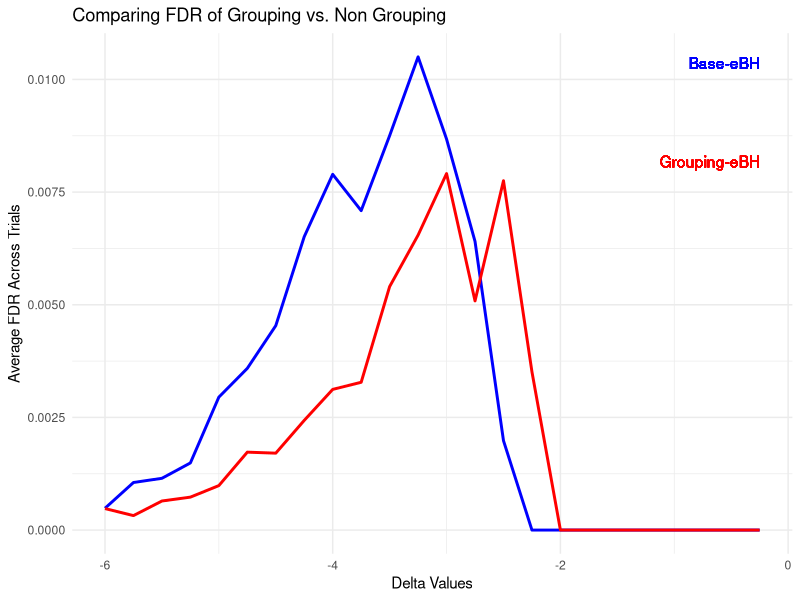

Source code (R): (Note: a time limit stopped this script after it produced the figure.)
## ---- chunk 1
knitr::opts_chunk$set(echo = TRUE)
library(ggplot2)
library(tidyr)
## ---- chunk 2
#Function that generates e_values
gen_e_val <- function(null_prop=0.2, total_samples=1000, alpha=0.1, delta=-4) {
  
  num <- total_samples
  
  number_null <- null_prop * num
  null_indices <- 1:number_null
  
  number_signal <- (1-null_prop) * num
  
  signal_indices <- number_null+1:num

  signals <- rnorm(number_signal, delta, 1)
  nulls <- rnorm(number_null, 0, 1)

  observations <- c(nulls, signals) 
  e_values <- exp(observations * delta - delta^2 / 2)
  
  return(e_values)
    
}

## ---- chunk 3
# Function for generating certain number of null E-vals allowing for changes in delta
generate_null_eval1 <- function(num, d) {
  vect <- gen_e_val(delta = d)
  null_vect <- vect[1:200]
  random_null_entries <- sample(null_vect, num)
  return(random_null_entries)
}

# Function for generating certain numbers of signal E-vals allowing for changes in delta
generate_signal_eval1 <- function(num, d) {
  vect <- gen_e_val(delta = d)
  sig_vect <- vect[201:1000]
  random_sig_entries <- sample(sig_vect, num)
  return(random_sig_entries)
}
## ---- chunk 4
# Define Constants
n <- 1000
trials <- 100
group_num <- 20
group_size <- 50
alpha <- 0.1
## ---- chunk 5
# Comparison of Base e-BH vs. Grouping e-BH
# Graphing FDR and Power for Various Deltas for both methods

delta_trials <- seq(-6, -0.25, by = 0.25)
avg_fdr_nongroup <- c()
avg_power_nongroup <- c()
avg_fdr_group <- c()
avg_power_group <- c()

# Method 1 - Non Grouping

for (del in delta_trials) {
  
  # Shells for Trials
  FDR_vect <- c()
  power_vect <- c()
  
  #Running Trials
  for (k in 1:trials) {
    # Create sample
    
    list_evals <- list()
    
    for (i in 1:group_num) {
      if (i <= 15) {
        nulls <- generate_null_eval1(50, del)
        list_evals <- append(list_evals, list(nulls))
      } else {
        full_group <- numeric(group_size)
        for (i in 1:group_size) {
          if (i %% 2 == 0) {
            # Even indices: null e vals
            full_group[i] <- generate_null_eval1(1, del)
          } else {
            # Odd indices: signal e vals
            full_group[i] <- generate_signal_eval1(1, del)
          }
        }
        list_evals <- append(list_evals, list(full_group))
      }
    }
    
    vect_evals <- unlist(list_evals)
    
    # Running BH on the entire set of 1000 e-values, ignoring the groups
    converted_evals <- 1/vect_evals
    adjusted_converted_evals <- p.adjust(converted_evals, method = "BH")
    signal_indices <- which(adjusted_converted_evals < alpha)
    
    # Calculating FDR
    total_discoveries <- length(signal_indices)
    true_discoveries <- sum(signal_indices > 750 & signal_indices < 1000 & signal_indices %% 2 == 1)
    fdr_ratio <- true_discoveries/total_discoveries
    if (is.nan(fdr_ratio)) {
      fdr_ratio <- 1
    }
    FDR <- 1 - fdr_ratio
    FDR_vect <- c(FDR_vect, FDR)
    
    # Calculating Power
    total_signals <- 125
    power_ratio <- (total_signals - true_discoveries) / total_signals
    if (is.nan(power_ratio)) {
      power_ratio <- 1
    }
    power <- 1 - power_ratio
    power_vect <- c(power_vect, power)
    
  }

  avg_fdr_nongroup <- c(avg_fdr_nongroup, mean(FDR_vect))
  avg_power_nongroup <- c(avg_power_nongroup, mean(power_vect))
  
}

## ---- chunk 6
# Method 2 - Grouping

for (del in delta_trials) {

  # Shells for Trials
  FDR_vect_new <- c()
  power_vect_new <- c()
  
  for (k in 1:trials) {
    # Create sample
    
    list_evals <- list()
    
    for (i in 1:group_num) {
      if (i <= 15) {
        nulls <- generate_null_eval1(50, del)
        list_evals <- append(list_evals, list(nulls))
      } else {
        full_group <- numeric(group_size)
        for (i in 1:group_size) {
          if (i %% 2 == 0) {
            # Even indices: null evals
            full_group[i] <- generate_null_eval1(1, del)
          } else {
            # Odd indices: signal evals
            full_group[i] <- generate_signal_eval1(1, del)
          }
        }
        full_group[full_group < 1] <- 1
        list_evals <- append(list_evals, list(full_group))
      }
    }
    
    vect_evals <- unlist(list_evals)
    
    # Figuring out which groups to keep
    kept_groups <- c()
    
    for (i in 1:group_num) {
      e_tildas <- c()
      current_evals <- unlist(list_evals[i])
      for (e in current_evals) {
        if (e < 1) {
          prob_e <- 1
        } else {
          prob_e <- 1/e
        }
        e_t <- rbinom(1, size = 1, prob = prob_e)
        e_tildas <- c(e_tildas, e_t)
      }
      count_zeroes <- sum(e_tildas == 0)
      if (count_zeroes >= 20) {
        kept_groups <- c(kept_groups, TRUE)
      } else {
        kept_groups <- c(kept_groups, FALSE)
      }
    }
    
    kept_groups_indices <- which(kept_groups)
    
    # Running e_BH on remaining data
    kept_evals <- list_evals[kept_groups_indices]
    new_n <- length(kept_groups_indices) * group_size
    n_null_groups <- sum(kept_groups_indices < 16) * group_size
    
    kept_evals_vect <- unlist(kept_evals)
    kept_converted_evals_vect <- 1/kept_evals_vect
    kept_adjusted_converted_evals <- p.adjust(kept_converted_evals_vect, method = "BH")
    kept_signal_indices <- which(kept_adjusted_converted_evals < alpha)
    
    # Calculating FDR and Power
    kept_total_discoveries <- length(kept_signal_indices)
    kept_true_discoveries <- sum(kept_signal_indices > n_null_groups & 
                                   kept_signal_indices < new_n & kept_signal_indices %% 2 == 1)
    ratio_fdr <- kept_true_discoveries/kept_total_discoveries
    if (is.nan(ratio_fdr)) {
      ratio_fdr <- 1
    }
    kept_FDR <- 1 - ratio_fdr
    FDR_vect_new <- c(FDR_vect_new, kept_FDR)
    
    # Calculating Power
    kept_total_signals <- (new_n - n_null_groups) / 2
    ratio_power <- (kept_total_signals - kept_true_discoveries) /kept_total_signals
    if (is.nan(ratio_power)) {
      ratio_power <- 1
    }
    kept_power <- 1 - ratio_power
    power_vect_new <- c(power_vect_new, kept_power)
    
  }
  
  avg_fdr_group <- c(avg_fdr_group, mean(FDR_vect_new))
  avg_power_group <- c(avg_power_group, mean(power_vect_new))

}

## ---- chunk 7
# Graphing FDR for Grouping vs. Non Grouping E BH
data <- data.frame(delta_trials, avg_fdr_nongroup, avg_fdr_group)
ggplot(data, aes(x = delta_trials)) +
  geom_line(aes(y = avg_fdr_nongroup), color = "blue", linetype = "solid", size = 1) +
  geom_line(aes(y = avg_fdr_group), color = "red", linetype = "solid", size = 1) +
  
  geom_text(aes(x = max(delta_trials), y = max(avg_fdr_nongroup), label = "Base-eBH"), 
            hjust = 1, vjust = 1, color = "blue") +
  geom_text(aes(x = max(delta_trials), y = max(avg_fdr_group), label = "Grouping-eBH"), 
            hjust = 1, vjust = -0.5, color = "red") +
  
  labs(title = "Comparing FDR of Grouping vs. Non Grouping",
       x = "Delta Values",
       y = "Average FDR Across Trials") +
  
  theme_minimal()
## ---- chunk 8
# Graphing Power for Grouping vs. Non Grouping E BH
data <- data.frame(delta_trials, avg_power_nongroup, avg_power_group)
ggplot(data, aes(x = delta_trials)) +
  geom_line(aes(y = avg_power_nongroup), color = "blue", linetype = "solid", size = 1) +
  geom_line(aes(y = avg_power_group), color = "red", linetype = "solid", size = 1) +
  
  geom_text(aes(x = max(delta_trials), y = max(avg_power_nongroup), label = "Base-eBH"), 
            hjust = 1, vjust = 1, color = "blue") +
  geom_text(aes(x = max(delta_trials), y = max(avg_power_group), label = "Grouping-eBH"), 
            hjust = 1, vjust = -0.5, color = "red") +
  
  labs(title = "Comparing Power of Grouping vs. Non Grouping",
       x = "Delta Values",
       y = "Average Power Across Trials") +
  
  theme_minimal()
## ---- chunk 9
# Method 3 - Non Grouping with Storey-e-BH
e_bh_storey <- function(TE,alpha){
  p_vals_adjusted <- p.adjust(1 / TE, method = "BH")
  rejected_indices <- which(p_vals_adjusted <= alpha)
  return(rejected_indices)
}
## ---- chunk 10
gam <- 0
alpha_storey <- 0.1
avg_fdr_storey <- c()
avg_fdr_twostp_storey <- c()
avg_power_storey <- c()
avg_power_twostp_storey <- c()

for (del in delta_trials) {
  
  # Shells for Trials
  FDR_storey_vect <- c()
  FDR_twostp_storey_vect <- c()
  power_storey_vect <- c()
  power_twostp_storey_vect <- c()
  
  #Running Trials
  for (k in 1:trials*10) {
    # Create sample
    
    list_evals <- list()
    
    for (i in 1:group_num) {
      if (i <= 15) {
        nulls <- generate_null_eval1(50, del)
        list_evals <- append(list_evals, list(nulls))
      } else {
        full_group <- numeric(group_size)
        for (i in 1:group_size) {
          if (i %% 2 == 0) {
            # Even indices: null e vals
            full_group[i] <- generate_null_eval1(1, del)
          } else {
            # Odd indices: signal e vals
            full_group[i] <- generate_signal_eval1(1, del)
          }
        }
        list_evals <- append(list_evals, list(full_group))
      }
    }
    
    vect_evals <- unlist(list_evals)
    
    # Running Storey-E-BH on the entire set of 1000 e-values, ignoring the groups
    sorted_e_values <- sort(vect_evals)
    khat <- 0
    for (k2 in (1:length(sorted_e_values))) {
      first <- sorted_e_values[1:k2]
      if (mean(first) <= 1 + gam) {
        khat <- k2
      } else {
        break
      }
    }
    pi_0_hat <- (1 + khat) / length(sorted_e_values)
    beta <- alpha_storey / 10
    N_e_vals <- length(sorted_e_values)
    khat2 <- length(sorted_e_values[1/sorted_e_values > beta / N_e_vals])
    pi_0_hat2 <- (khat2) / length(sorted_e_values)
    
    storey_indices <- e_bh_storey(vect_evals, alpha_storey/ pi_0_hat)
    
    two_step_storey_indices <- e_bh_storey(vect_evals,(alpha_storey - beta) / pi_0_hat2)
    
    # Calculating FDR for Storey
    total_discoveries <- length(storey_indices)
    true_discoveries <- sum(storey_indices > 750 & storey_indices < 1000 & storey_indices %% 2 == 1)
    fdr_ratio <- true_discoveries/total_discoveries
    if (is.nan(fdr_ratio)) {
      fdr_ratio <- 1
    }
    FDR_storey <- 1 - fdr_ratio
    FDR_storey_vect <- c(FDR_storey_vect, FDR_storey)
    
    # Calculating Power for Storey
    total_signals <- 125
    power_ratio <- (total_signals - true_discoveries) / total_signals
    if (is.nan(power_ratio)) {
      power_ratio <- 1
    }
    power_storey <- 1 - power_ratio
    power_storey_vect <- c(power_storey_vect, power_storey)
    
    # Calculating FDR for Two Step Storey
    total_discoveries <- length(two_step_storey_indices)
    true_discoveries <- sum(two_step_storey_indices > 750 & two_step_storey_indices < 1000 & two_step_storey_indices %% 2 == 1)
    fdr_ratio <- true_discoveries/total_discoveries
    if (is.nan(fdr_ratio)) {
      fdr_ratio <- 1
    }
    FDR_twostp_storey <- 1 - fdr_ratio
    FDR_twostp_storey_vect <- c(FDR_twostp_storey_vect, FDR_twostp_storey)
    
    # Calculating Power for Two Step Storey
    total_signals <- 125
    power_ratio <- (total_signals - true_discoveries) / total_signals
    if (is.nan(power_ratio)) {
      power_ratio <- 1
    }
    power_twostp_storey <- 1 - power_ratio
    power_twostp_storey_vect <- c(power_twostp_storey_vect, power_twostp_storey)
    
  }
  
  avg_fdr_storey <- c(avg_fdr_storey, mean(FDR_storey_vect))
  avg_fdr_twostp_storey <- c(avg_fdr_twostp_storey, mean(FDR_twostp_storey_vect))
  avg_power_storey <- c(avg_power_storey, mean(power_storey_vect))
  avg_power_twostp_storey <- c(avg_power_twostp_storey, mean(power_twostp_storey_vect))
  
}
## ---- chunk 11
gam <- 0
alpha_storey <- 0.1
avg_fdr_storey <- c()
avg_fdr_twostp_storey <- c()
avg_power_storey <- c()
avg_power_twostp_storey <- c()

for (del in delta_trials) {
  
  # Shells for Trials
  FDR_storey_vect <- c()
  FDR_twostp_storey_vect <- c()
  power_storey_vect <- c()
  power_twostp_storey_vect <- c()
  
  #Running Trials
  for (k in 1:trials*10) {
    # Create sample
    
    list_evals <- list()
    
    for (i in 1:group_num) {
      if (i <= -1) {
        nulls <- generate_null_eval1(50, del)
        list_evals <- append(list_evals, list(nulls))
      } else {
        full_group <- numeric(group_size)
        for (i in 1:group_size) {
          if (i %% 2 == 0) {
            # Even indices: null e vals
            full_group[i] <- generate_null_eval1(1, del)
          } else {
            # Odd indices: signal e vals
            full_group[i] <- generate_signal_eval1(1, del)
          }
        }
        list_evals <- append(list_evals, list(full_group))
      }
    }
    
    vect_evals <- unlist(list_evals)
    
    # Running Storey-E-BH on the entire set of 1000 e-values, ignoring the groups
    sorted_e_values <- sort(vect_evals)
    khat <- 0
    for (k2 in (1:length(sorted_e_values))) {
      first <- sorted_e_values[1:k2]
      if (mean(first) <= 1 + gam) {
        khat <- k2
      } else {
        break
      }
    }
    pi_0_hat <- (1 + khat) / length(sorted_e_values)
    beta <- alpha_storey / 100
    N_e_vals <- length(sorted_e_values)
    khat2 <- length(sorted_e_values[1/sorted_e_values > beta / N_e_vals])
    pi_0_hat2 <- (khat2) / length(sorted_e_values)
    
    storey_indices <- e_bh_storey(vect_evals, alpha_storey/ pi_0_hat)
    
    two_step_storey_indices <- e_bh_storey(vect_evals,(alpha_storey - beta) / pi_0_hat2)
    
    # Calculating FDR for Storey
    total_discoveries <- length(storey_indices)
    true_discoveries <- sum(storey_indices > 0 & storey_indices < 1000 & storey_indices %% 2 == 1)
    fdr_ratio <- true_discoveries/total_discoveries
    if (is.nan(fdr_ratio)) {
      fdr_ratio <- 1
    }
    FDR_storey <- 1 - fdr_ratio
    FDR_storey_vect <- c(FDR_storey_vect, FDR_storey)
    
    # Calculating Power for Storey
    total_signals <- 500
    power_ratio <- (total_signals - true_discoveries) / total_signals
    if (is.nan(power_ratio)) {
      power_ratio <- 1
    }
    power_storey <- 1 - power_ratio
    power_storey_vect <- c(power_storey_vect, power_storey)
    
    # Calculating FDR for Two Step Storey
    total_discoveries <- length(two_step_storey_indices)
    true_discoveries <- sum(two_step_storey_indices > 0 & two_step_storey_indices < 1000 & two_step_storey_indices %% 2 == 1)
    fdr_ratio <- true_discoveries/total_discoveries
    if (is.nan(fdr_ratio)) {
      fdr_ratio <- 1
    }
    FDR_twostp_storey <- 1 - fdr_ratio
    FDR_twostp_storey_vect <- c(FDR_twostp_storey_vect, FDR_twostp_storey)
    
    # Calculating Power for Two Step Storey
    total_signals <- 500
    power_ratio <- (total_signals - true_discoveries) / total_signals
    if (is.nan(power_ratio)) {
      power_ratio <- 1
    }
    power_twostp_storey <- 1 - power_ratio
    power_twostp_storey_vect <- c(power_twostp_storey_vect, power_twostp_storey)
    
  }
  
  avg_fdr_storey <- c(avg_fdr_storey, mean(FDR_storey_vect))
  avg_fdr_twostp_storey <- c(avg_fdr_twostp_storey, mean(FDR_twostp_storey_vect))
  avg_power_storey <- c(avg_power_storey, mean(power_storey_vect))
  avg_power_twostp_storey <- c(avg_power_twostp_storey, mean(power_twostp_storey_vect))
  
}
## ---- chunk 12
data <- data.frame(
  delta_trials = delta_trials,
  avg_power_nongroup = avg_power_nongroup,
  avg_power_storey = avg_power_storey,
  avg_power_twostp_storey = avg_power_twostp_storey
)

data_long <- tidyr::gather(data, key = "Group", value = "Power", -delta_trials)

ggplot(data_long, aes(x = delta_trials, y = Power, color = Group)) +
  geom_line() +
  labs(
    x = "Delta for E Value Generation",
    y = "Average Power",
    color = "Different Tests",
    title = "Comparison of Average Power"
  ) +
  scale_color_discrete(labels = c(
    "avg_power_nongroup" = "Base E-BH",
    "avg_power_storey" = "Storey E-BH",
    "avg_power_twostp_storey" = "Two Step Storey E-BH"
  ))

## ---- chunk 13
data <- data.frame(
  delta_trials = delta_trials,
  avg_fdr_nongroup = avg_fdr_nongroup,
  avg_fdr_storey = avg_fdr_storey,
  avg_fdr_twostp_storey = avg_fdr_twostp_storey
)

data <- tidyr::gather(data, key = "variable", value = "value", -delta_trials)

ggplot(data, aes(x = delta_trials, y = value, color = variable)) +
  geom_line() +
  labs(
    x = "Delta for E Value Generation",
    y = "FDR Values",
    color = "Different Tests",
    title = "Comparison of Average FDR"
  ) +
  scale_color_discrete(labels = c(
    "avg_fdr_nongroup" = "Base E-BH",
    "avg_fdr_storey" = "Storey E-BH",
    "avg_fdr_twostp_storey" = "Two Step Storey E-BH"))
